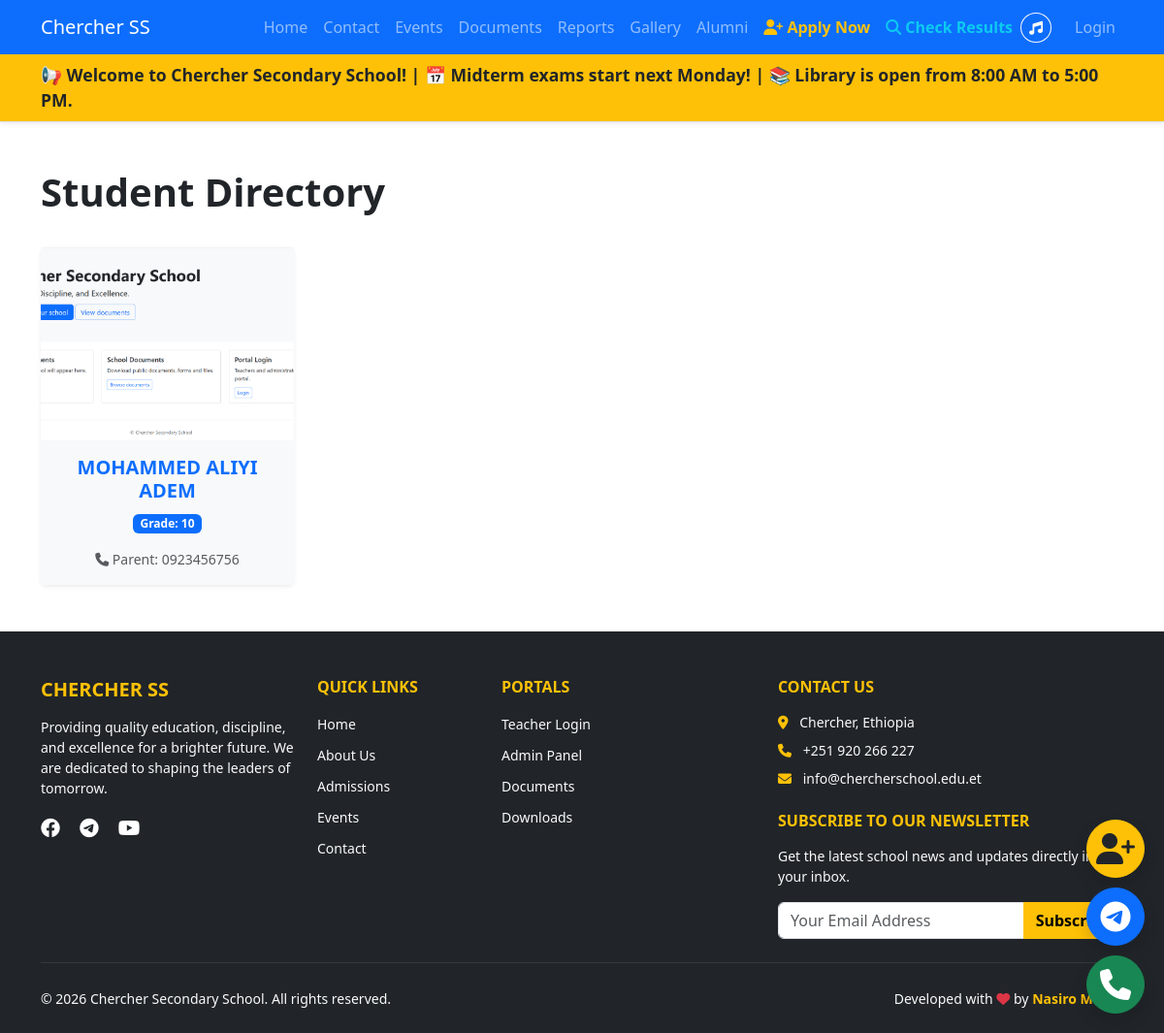
Before: /academics/students/ with the older database file.
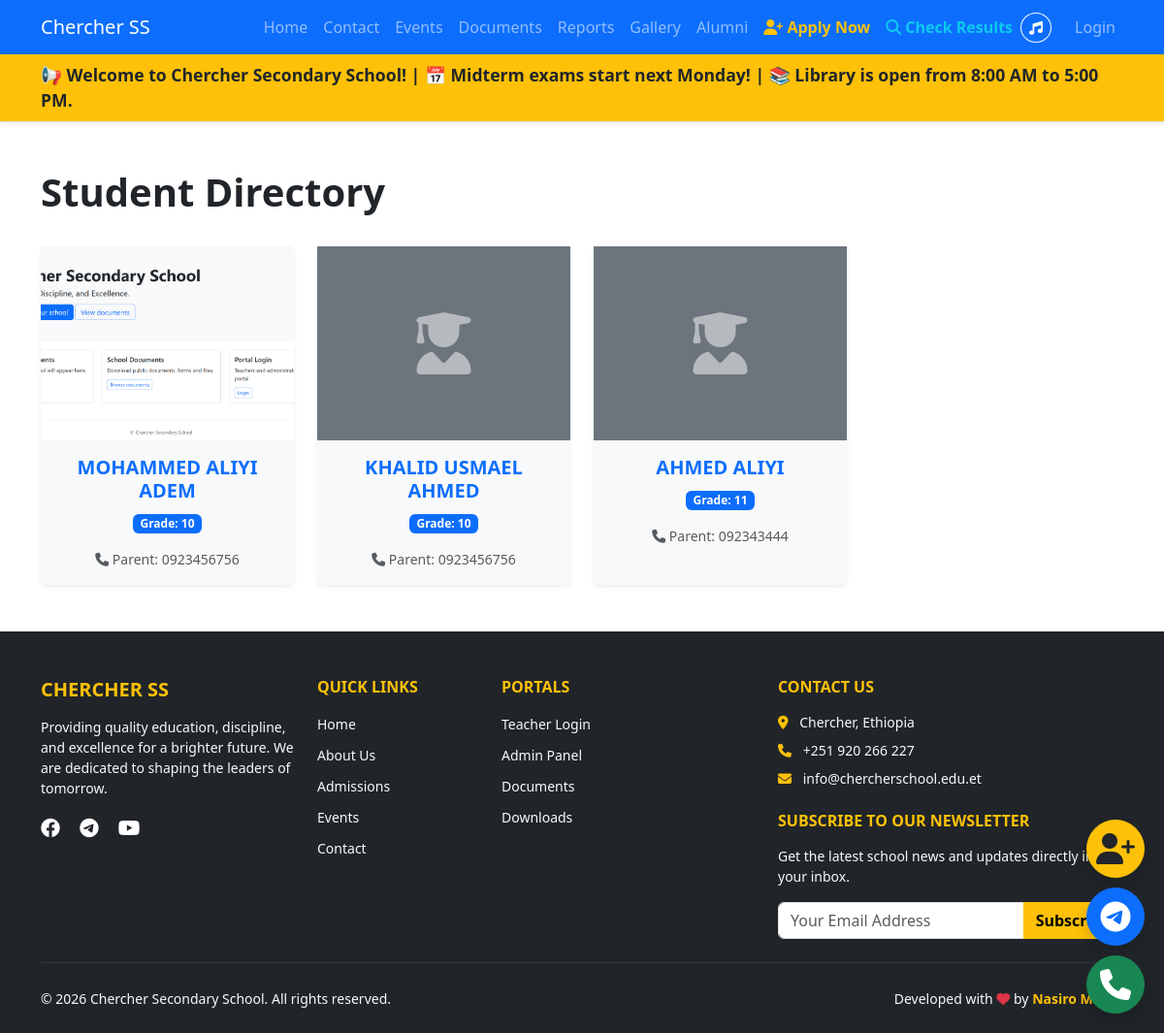
After: the same page with the newer database file.
### academics/models.py (models this page shows, shortened)
class Student(models.Model):
    STREAM_CHOICES = [
        ('Common', 'Common (Grade 9-10)'),
        ('Natural', 'Natural Science (Grade 11-12)'),
        ('Social', 'Social Science (Grade 11-12)'),
    ]
    name = models.CharField(max_length=100)
    grade = models.CharField(max_length=50, help_text="e.g., 9, 10, 11, 12 or 9A")
    section = models.CharField(max_length=10, blank=True, help_text="e.g., A, B, C")
    stream = models.CharField(max_length=15, choices=STREAM_CHOICES, default='Common', blank=True)
    subjects = models.ManyToManyField(Subject, related_name='students', blank=True)
    parent_phone = models.CharField(max_length=20, blank=True)
    image = models.ImageField(upload_to='students/', blank=True, null=True)

### academics/views.py (the view)
# urls.py: path('students/', views.student_list, name='students'),
def student_list(request):
    students = Student.objects.all()
    return render(request, 'academics/students.html', {'students': students})

### academics/templates/academics/students.html (shortened to what this page needs)
{% extends "base.html" %}
{% block content %}
<div class="container mt-5 mb-5">
    <div class="d-flex justify-content-between align-items-center mb-4">
        <h1 class="fw-bold">Student Directory</h1>
    </div>
    <div class="row g-4">
        {% for student in students %}
            <div class="col-md-3">
                <div class="card h-100 shadow-sm border-0 text-center">
                    {% if student.image %}
                        <img src="{{ student.image.url }}" class="card-img-top" alt="{{ student.name }}" style="height: 200px; object-fit: cover;">
                    {% else %}
                        <div class="bg-secondary text-white d-flex align-items-center justify-content-center" style="height: 200px;">
                            <i class="fas fa-user-graduate fa-4x opacity-50"></i>
                        </div>
                    {% endif %}
                    <div class="card-body bg-light">
                        <h5 class="card-title fw-bold text-primary">{{ student.name }}</h5>
                        <p class="card-text"><span class="badge bg-primary">Grade: {{ student.grade }}</span></p>
                        {% if student.parent_phone %}
                            <p class="card-text small text-muted"><i class="fas fa-phone"></i> Parent: {{ student.parent_phone }}</p>
                        {% endif %}
                    </div>
                </div>
            </div>
        {% endfor %}
    </div>
</div>
{% endblock %}

### templates/base.html (shortened to what this page needs)
<!DOCTYPE html>
<html lang="en">
<head>
    <link href="https://cdn.jsdelivr.net/npm/bootstrap@5.3.0/dist/css/bootstrap.min.css" rel="stylesheet">
    <link rel="stylesheet" href="https://cdnjs.cloudflare.com/ajax/libs/font-awesome/6.4.0/css/all.min.css">
</head>
<body class="d-flex flex-column min-vh-100">
    <nav class="navbar navbar-expand-lg navbar-dark bg-primary">
        <div class="container">
            <a class="navbar-brand" href="/">Chercher SS</a>
            <div class="collapse navbar-collapse" id="mainNav">
                <ul class="navbar-nav ms-auto">
                    <li class="nav-item"><a class="nav-link" href="/">Home</a></li>
                    <li class="nav-item"><a class="nav-link" href="/contact/">Contact</a></li>
                    <li class="nav-item"><a class="nav-link" href="/events/">Events</a></li>
                    <li class="nav-item"><a class="nav-link" href="/documents/">Documents</a></li>
                    <li class="nav-item"><a class="nav-link" href="/reports/">Reports</a></li>
                    <li class="nav-item"><a class="nav-link" href="/gallery/">Gallery</a></li>
                    <li class="nav-item"><a class="nav-link" href="/alumni/">Alumni</a></li>
                    <li class="nav-item"><a class="nav-link text-warning fw-bold" href="/admissions/"><i class="fas fa-user-plus"></i> Apply Now</a></li>
                    <li class="nav-item"><a class="nav-link text-info fw-bold" href="/academics/check-result/"><i class="fas fa-search"></i> Check Results</a></li>
                    <li class="nav-item d-flex align-items-center me-3">
                        <button onclick="document.getElementById('schoolAnthem').paused ? document.getElementById('schoolAnthem').play() : document.getElementById('schoolAnthem').pause();" class="btn btn-sm btn-outline-light rounded-circle" title="Play School Anthem">
                            <i class="fas fa-music"></i>
                        </button>
                    </li>
                    {% if user.is_authenticated %}
                        <li class="nav-item"><a class="nav-link" href="/dashboard/">Dashboard</a></li>
                        <li class="nav-item"><a class="nav-link" href="/admin/">Admin Panel</a></li>
                        <li class="nav-item"><a class="nav-link" href="/logout/">Logout</a></li>
                    {% else %}
                        <li class="nav-item"><a class="nav-link" href="/dashboard/login/">Login</a></li>
                    {% endif %}
                </ul>
            </div>
        </div>
    </nav>
    <div class="bg-warning text-dark py-2 shadow-sm border-bottom">
        <div class="container">
            <marquee behavior="scroll" direction="left" scrollamount="6" style="font-weight: bold; font-size: 1.1rem;">
                📢 Welcome to Chercher Secondary School! | 📅 Midterm exams start next Monday! | 📚 Library is open from 8:00 AM to 5:00 PM.
            </marquee>
        </div>
    </div>
    <div class="flex-grow-1">
        {% block content %}{% endblock %}
    </div>
    <footer class="bg-dark text-white pt-5 pb-4 mt-auto w-100">
        <div class="container">
            <div class="row g-4">
                <div class="col-lg-3 col-md-6 mb-4 mb-lg-0">
                    <h5 class="text-uppercase fw-bold mb-3 text-warning">Chercher SS</h5>
                    <p class="text-light small">Providing quality education, discipline, and excellence for a brighter future. We are dedicated to shaping the leaders of tomorrow.</p>
                    <div class="mt-3">
                        <a href="#" class="text-white me-3 fs-5"><i class="fab fa-facebook"></i></a>
                        <a href="https://t.me/chirosec" target="_blank" class="text-white me-3 fs-5"><i class="fab fa-telegram"></i></a>
                        <a href="#" class="text-white me-3 fs-5"><i class="fab fa-youtube"></i></a>
                    </div>
                </div>
                <div class="col-lg-2 col-md-6 mb-4 mb-lg-0">
                    <h6 class="text-uppercase fw-bold mb-3 text-warning">Quick Links</h6>
                    <ul class="list-unstyled">
                        <li class="mb-2"><a href="/" class="text-light text-decoration-none small">Home</a></li>
                        <li class="mb-2"><a href="/about/" class="text-light text-decoration-none small">About Us</a></li>
                        <li class="mb-2"><a href="/admissions/" class="text-light text-decoration-none small">Admissions</a></li>
                        <li class="mb-2"><a href="/events/" class="text-light text-decoration-none small">Events</a></li>
                        <li class="mb-2"><a href="/contact/" class="text-light text-decoration-none small">Contact</a></li>
                    </ul>
                </div>
                <div class="col-lg-3 col-md-6 mb-4 mb-lg-0">
                    <h6 class="text-uppercase fw-bold mb-3 text-warning">Portals</h6>
                    <ul class="list-unstyled">
                        <li class="mb-2"><a href="/dashboard/login/" class="text-light text-decoration-none small">Teacher Login</a></li>
                        <li class="mb-2"><a href="/admin/" class="text-light text-decoration-none small">Admin Panel</a></li>
                        <li class="mb-2"><a href="/documents/" class="text-light text-decoration-none small">Documents</a></li>
                        <li class="mb-2"><a href="/downloads/" class="text-light text-decoration-none small">Downloads</a></li>
                    </ul>
                </div>
                <div class="col-lg-4 col-md-6 mb-4 mb-lg-0">
                    <h6 class="text-uppercase fw-bold mb-3 text-warning">Contact Us</h6>
                    <ul class="list-unstyled text-light small mb-4">
                        <li class="mb-2"><i class="fas fa-map-marker-alt me-2 text-warning"></i> Chercher, Ethiopia</li>
                        <li class="mb-2"><i class="fas fa-phone me-2 text-warning"></i> +251 920 266 227</li>
                        <li class="mb-2"><i class="fas fa-envelope me-2 text-warning"></i> info@chercherschool.edu.et</li>
                    </ul>
                    <h6 class="text-uppercase fw-bold mb-3 text-warning">Subscribe to our Newsletter</h6>
                    <p class="text-light small">Get the latest school news and updates directly in your inbox.</p>
                    <form action="/subscribe/" method="post">
                        <div class="input-group">
                            <input type="email" name="email" class="form-control" placeholder="Your Email Address" required>
                            <button class="btn btn-warning fw-bold" type="submit">Subscribe</button>
                        </div>
                    </form>
                </div>
            </div>
            <hr class="border-secondary my-4">
            <div class="row align-items-center">
                <div class="col-md-6 text-center text-md-start mb-2 mb-md-0">
                    <small class="text-light">&copy; 2026 Chercher Secondary School. All rights reserved.</small>
                </div>
                <div class="col-md-6 text-center text-md-end">
                    <small class="text-light">
                        Developed with <i class="fas fa-heart text-danger"></i> by <strong class="text-warning">Nasiro Mume</strong>
                    </small>
                </div>
            </div>
        </div>
    </footer>
    <div style="position: fixed; bottom: 20px; right: 20px; z-index: 1000; display: flex; flex-direction: column; gap: 10px;">
        <a href="/admissions/" class="btn btn-warning rounded-circle shadow d-flex align-items-center justify-content-center text-dark fw-bold" style="width: 60px; height: 60px;" title="Apply Now">
            <i class="fas fa-user-plus fa-2x"></i>
        </a>
        <a href="https://t.me/chirosec" target="_blank" class="btn btn-primary rounded-circle shadow d-flex align-items-center justify-content-center" style="width: 60px; height: 60px;" title="Telegram">
            <i class="fab fa-telegram fa-2x"></i>
        </a>
        <a href="tel:+251920266227" class="btn btn-success rounded-circle shadow d-flex align-items-center justify-content-center" style="width: 60px; height: 60px;" title="Call Us">
            <i class="fas fa-phone fa-2x"></i>
        </a>
    </div>
</body>
</html>

Changed rows visible on the page:
added Student: name "KHALID USMAEL AHMED", grade "10", parent_phone "0923456756"
added Student: name "AHMED ALIYI", grade "11", parent_phone "092343444"
